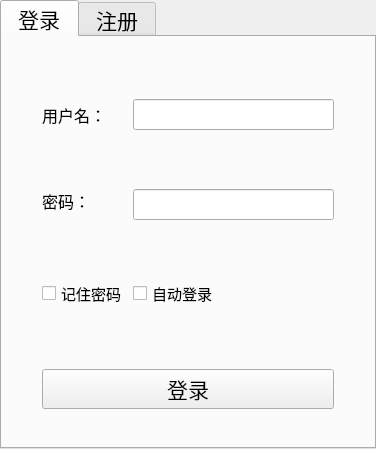
<?xml version="1.0" encoding="UTF-8"?>
<ui version="4.0">
 <class>Login</class>
 <widget class="QWidget" name="Login">
  <property name="geometry">
   <rect>
    <x>0</x>
    <y>0</y>
    <width>376</width>
    <height>449</height>
   </rect>
  </property>
  <property name="windowTitle">
   <string>登录</string>
  </property>
  <property name="windowIcon">
   <iconset resource="img/a.qrc">
    <normaloff>:/img/视频会议.png</normaloff>:/img/视频会议.png</iconset>
  </property>
  <layout class="QVBoxLayout" name="verticalLayout" stretch="0">
   <property name="spacing">
    <number>0</number>
   </property>
   <property name="leftMargin">
    <number>0</number>
   </property>
   <property name="topMargin">
    <number>0</number>
   </property>
   <property name="rightMargin">
    <number>0</number>
   </property>
   <property name="bottomMargin">
    <number>0</number>
   </property>
   <item>
    <widget class="QTabWidget" name="tabWidget">
     <property name="font">
      <font>
       <pointsize>16</pointsize>
      </font>
     </property>
     <property name="currentIndex">
      <number>0</number>
     </property>
     <widget class="QWidget" name="tab">
      <attribute name="title">
       <string> 登录 </string>
      </attribute>
      <layout class="QVBoxLayout" name="verticalLayout_3">
       <property name="leftMargin">
        <number>40</number>
       </property>
       <property name="rightMargin">
        <number>40</number>
       </property>
       <property name="bottomMargin">
        <number>38</number>
       </property>
       <item>
        <layout class="QFormLayout" name="formLayout_2">
         <item row="0" column="0">
          <widget class="QLabel" name="label_8">
           <property name="font">
            <font>
             <family>Arial</family>
             <pointsize>12</pointsize>
            </font>
           </property>
           <property name="text">
            <string>用户名：</string>
           </property>
          </widget>
         </item>
         <item row="0" column="1">
          <widget class="QLineEdit" name="lineEdit1">
           <property name="font">
            <font>
             <family>Arial</family>
             <pointsize>14</pointsize>
            </font>
           </property>
          </widget>
         </item>
         <item row="1" column="0">
          <widget class="QLabel" name="label_9">
           <property name="sizePolicy">
            <sizepolicy hsizetype="Fixed" vsizetype="Fixed">
             <horstretch>0</horstretch>
             <verstretch>6</verstretch>
            </sizepolicy>
           </property>
           <property name="font">
            <font>
             <family>Arial</family>
             <pointsize>12</pointsize>
            </font>
           </property>
           <property name="text">
            <string>密码：</string>
           </property>
          </widget>
         </item>
         <item row="1" column="1">
          <widget class="QLineEdit" name="lineEdit2">
           <property name="sizePolicy">
            <sizepolicy hsizetype="Expanding" vsizetype="Fixed">
             <horstretch>0</horstretch>
             <verstretch>8</verstretch>
            </sizepolicy>
           </property>
           <property name="minimumSize">
            <size>
             <width>0</width>
             <height>0</height>
            </size>
           </property>
           <property name="sizeIncrement">
            <size>
             <width>0</width>
             <height>0</height>
            </size>
           </property>
           <property name="font">
            <font>
             <family>Arial</family>
             <pointsize>14</pointsize>
            </font>
           </property>
           <property name="echoMode">
            <enum>QLineEdit::Password</enum>
           </property>
          </widget>
         </item>
         <item row="2" column="0">
          <widget class="QCheckBox" name="checkBox1">
           <property name="font">
            <font>
             <family>Arial</family>
             <pointsize>11</pointsize>
            </font>
           </property>
           <property name="text">
            <string>记住密码</string>
           </property>
          </widget>
         </item>
         <item row="2" column="1">
          <widget class="QCheckBox" name="checkBox2">
           <property name="font">
            <font>
             <family>Arial</family>
             <pointsize>11</pointsize>
            </font>
           </property>
           <property name="text">
            <string>自动登录</string>
           </property>
          </widget>
         </item>
        </layout>
       </item>
       <item>
        <widget class="QPushButton" name="pushButton">
         <property name="sizePolicy">
          <sizepolicy hsizetype="Expanding" vsizetype="Fixed">
           <horstretch>0</horstretch>
           <verstretch>0</verstretch>
          </sizepolicy>
         </property>
         <property name="font">
          <font>
           <family>Arial</family>
           <pointsize>16</pointsize>
          </font>
         </property>
         <property name="text">
          <string>登录</string>
         </property>
        </widget>
       </item>
      </layout>
     </widget>
     <widget class="QWidget" name="tab_2">
      <attribute name="title">
       <string> 注册 </string>
      </attribute>
      <layout class="QVBoxLayout" name="verticalLayout_2" stretch="0,0">
       <property name="leftMargin">
        <number>40</number>
       </property>
       <property name="topMargin">
        <number>0</number>
       </property>
       <property name="rightMargin">
        <number>40</number>
       </property>
       <property name="bottomMargin">
        <number>38</number>
       </property>
       <item>
        <layout class="QFormLayout" name="formLayout_3">
         <item row="0" column="0">
          <widget class="QLabel" name="label_4">
           <property name="sizePolicy">
            <sizepolicy hsizetype="Fixed" vsizetype="Fixed">
             <horstretch>0</horstretch>
             <verstretch>6</verstretch>
            </sizepolicy>
           </property>
           <property name="font">
            <font>
             <family>Arial</family>
             <pointsize>12</pointsize>
            </font>
           </property>
           <property name="text">
            <string>用户昵称：</string>
           </property>
          </widget>
         </item>
         <item row="0" column="1">
          <widget class="QLineEdit" name="lineEdit2_1">
           <property name="sizePolicy">
            <sizepolicy hsizetype="Expanding" vsizetype="Fixed">
             <horstretch>0</horstretch>
             <verstretch>8</verstretch>
            </sizepolicy>
           </property>
           <property name="minimumSize">
            <size>
             <width>0</width>
             <height>0</height>
            </size>
           </property>
           <property name="sizeIncrement">
            <size>
             <width>0</width>
             <height>0</height>
            </size>
           </property>
           <property name="font">
            <font>
             <family>Arial</family>
             <pointsize>14</pointsize>
            </font>
           </property>
          </widget>
         </item>
         <item row="1" column="0">
          <widget class="QLabel" name="label_3">
           <property name="sizePolicy">
            <sizepolicy hsizetype="Fixed" vsizetype="Fixed">
             <horstretch>0</horstretch>
             <verstretch>6</verstretch>
            </sizepolicy>
           </property>
           <property name="font">
            <font>
             <family>Arial</family>
             <pointsize>12</pointsize>
            </font>
           </property>
           <property name="text">
            <string>密码：</string>
           </property>
          </widget>
         </item>
         <item row="1" column="1">
          <widget class="QLineEdit" name="lineEdit2_2">
           <property name="sizePolicy">
            <sizepolicy hsizetype="Expanding" vsizetype="Fixed">
             <horstretch>0</horstretch>
             <verstretch>8</verstretch>
            </sizepolicy>
           </property>
           <property name="minimumSize">
            <size>
             <width>0</width>
             <height>0</height>
            </size>
           </property>
           <property name="sizeIncrement">
            <size>
             <width>0</width>
             <height>0</height>
            </size>
           </property>
           <property name="font">
            <font>
             <family>Arial</family>
             <pointsize>14</pointsize>
            </font>
           </property>
           <property name="echoMode">
            <enum>QLineEdit::Password</enum>
           </property>
          </widget>
         </item>
         <item row="2" column="0">
          <widget class="QLabel" name="label_7">
           <property name="sizePolicy">
            <sizepolicy hsizetype="Fixed" vsizetype="Fixed">
             <horstretch>0</horstretch>
             <verstretch>6</verstretch>
            </sizepolicy>
           </property>
           <property name="font">
            <font>
             <family>Arial</family>
             <pointsize>12</pointsize>
            </font>
           </property>
           <property name="text">
            <string>确认密码：</string>
           </property>
          </widget>
         </item>
         <item row="2" column="1">
          <widget class="QLineEdit" name="lineEdit2_3">
           <property name="sizePolicy">
            <sizepolicy hsizetype="Expanding" vsizetype="Fixed">
             <horstretch>0</horstretch>
             <verstretch>8</verstretch>
            </sizepolicy>
           </property>
           <property name="minimumSize">
            <size>
             <width>0</width>
             <height>0</height>
            </size>
           </property>
           <property name="sizeIncrement">
            <size>
             <width>0</width>
             <height>0</height>
            </size>
           </property>
           <property name="font">
            <font>
             <family>Arial</family>
             <pointsize>14</pointsize>
            </font>
           </property>
           <property name="echoMode">
            <enum>QLineEdit::Password</enum>
           </property>
          </widget>
         </item>
        </layout>
       </item>
       <item>
        <widget class="QPushButton" name="pushButton_2">
         <property name="sizePolicy">
          <sizepolicy hsizetype="Expanding" vsizetype="Fixed">
           <horstretch>0</horstretch>
           <verstretch>0</verstretch>
          </sizepolicy>
         </property>
         <property name="font">
          <font>
           <family>Arial</family>
           <pointsize>16</pointsize>
          </font>
         </property>
         <property name="text">
          <string>注册</string>
         </property>
        </widget>
       </item>
      </layout>
     </widget>
    </widget>
   </item>
  </layout>
 </widget>
 <resources>
  <include location="img/a.qrc"/>
 </resources>
 <connections/>
</ui>
